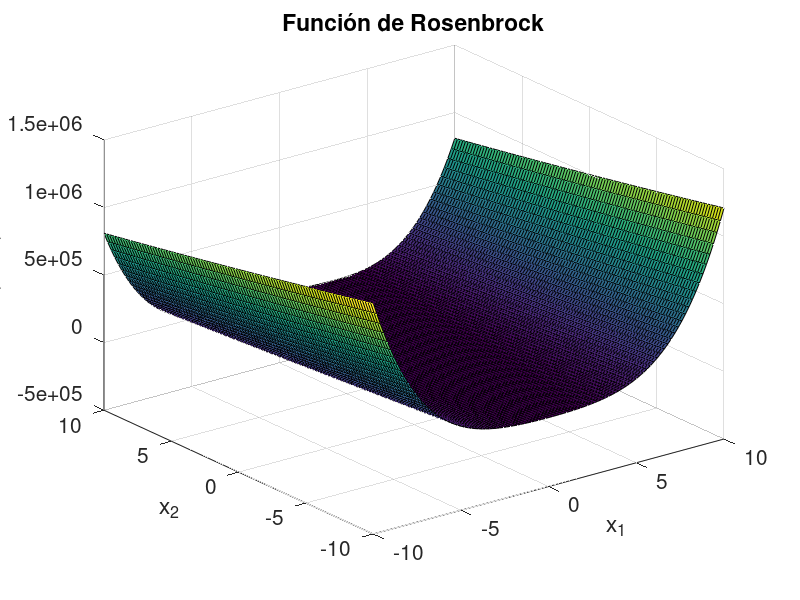

This figure's MATLAB source:
clear all; close; clc;

x1 = -10:20e-2:10;
x2 = -10:20e-2:10;

[X1,X2] = meshgrid(x1,x2);

f = (1-X1.^2) + 100 .* (X2 - X1.^2).^2;

eje = subplot(1,1,1);

surf(X1,X2,f);
set(eje,'FontSize',15);
xlabel('x_1');
ylabel('x_2');
zlabel('f(x_1,x_2)');
title('Función de Rosenbrock')
